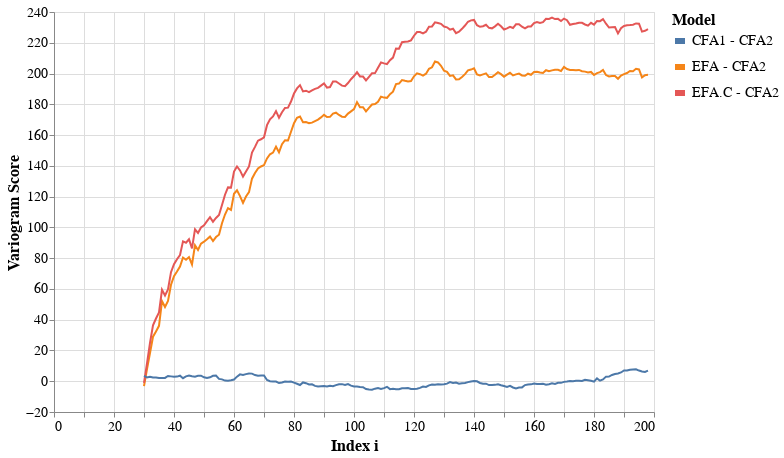

The cell this chart's notebook holds for it:
### Code cell
width = 600
height = 400
c = alt.Chart(scrldf).mark_line(
    strokeWidth = 2,
    ).encode(
    alt.X('t:Q', title='Index i', scale=alt.Scale(domain=[0,200])),
    alt.Y('value:Q', title='Variogram Score'),
    alt.Color('Model')
    ).properties(
    width=width, height=height
    ).configure_legend(
    titleFontSize=16,
    labelFontSize=14,
    symbolStrokeWidth=6
    ).configure_axis(
    labelFontSize=14,
    titleFontSize=16
).interactive()

c

### Figure 1 — Vega-Lite specification as saved in the notebook (floating-point values rounded to 4 significant figures; data arrays with more than 128 entries replaced by an {"elided": "..."} marker saying what was removed)
{"config": {"view": {"continuousWidth": 400, "continuousHeight": 300}, "axis": {"labelFontSize": 14, "titleFontSize": 16}, "legend": {"labelFontSize": 14, "symbolStrokeWidth": 6, "titleFontSize": 16}}, "data": {"name": "data-3b96cd593d8e214ba93c4920aecc3fdd"}, "mark": {"type": "line", "strokeWidth": 2}, "encoding": {"color": {"type": "nominal", "field": "Model"}, "x": {"type": "quantitative", "field": "t", "scale": {"domain": [0, 200]}, "title": "Index i"}, "y": {"type": "quantitative", "field": "value", "title": "Variogram Score"}}, "height": 400, "selection": {"selector002": {"type": "interval", "bind": "scales", "encodings": ["x", "y"]}}, "width": 600, "$schema": "https://vega.github.io/schema/vega-lite/v4.8.1.json", "datasets": {"data-3b96cd593d8e214ba93c4920aecc3fdd": {"elided": "507 records"}}}
